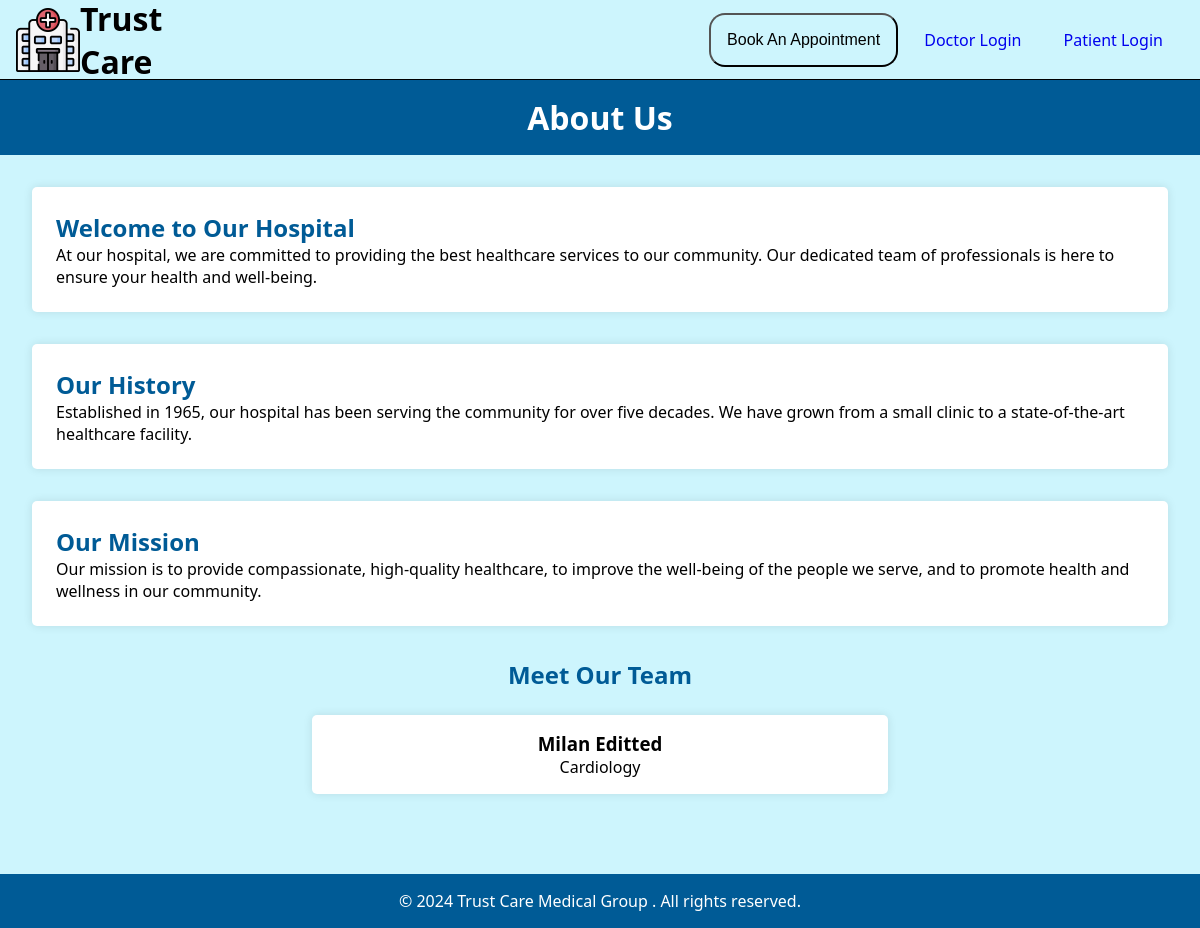
Screenshot of /AboutUs/ with the database file from the repository.
### TrustCareMedicalGroup/models.py (models this page shows, shortened)
class Doctor(models.Model):
    GENDER_CHOICES = [
        ('Male', 'Male'),
        ('Female', 'Female'),
        ('Other', 'Other'),
    ]
    first_name = models.CharField(max_length=50, null=True)
    last_name = models.CharField(max_length=50, null=True)
    gender = models.CharField(max_length=10, choices=GENDER_CHOICES, default='Not defined')
    date_of_birth = models.CharField(max_length=50, null=True)
    specialization = models.CharField(max_length=50, null=True)
    phone = models.CharField(max_length=50, null=True)
    email = models.CharField(max_length=50, null=True)
    password = models.CharField(max_length=50, null=True)
    status = models.CharField(max_length=50, default='false')

### TrustCareMedicalGroup/views.py (the view)
# urls.py: path('AboutUs/',views.AboutUs,name="AboutUs"),
def AboutUs(request):
    cr=Doctor.objects.all()
    return render(request,'about.html',{'cm':cr})

### Template/about.html (shortened to what this page needs)
{% load static %}
<!DOCTYPE html>
<html lang="en">
<head>
    <link href="{% static 'css/style.css' %}" rel="stylesheet" />
</head>
<body>
    <div class="main">
        <nav class="nav-bar">
            <a class="nav-brand" href="{% url 'home' %}">
                <img src="{% static 'assets/hospital.png' %}" alt="" class="img-brand">
                <p class="brand-txt">Trust Care</p>
            </a>
            <ul class="nav-links about">
                <li class="nav-item">
                    <button class="btn-book nav-link" href="#">Book An Appointment</button>
                </li>
                <li class="nav-item">
                    <a class="nav-link" href="/Doctorlogin/">Doctor Login</a>
                </li>
                <li class="nav-item">
                    <a class="nav-link" href="/Patientlogin/">Patient Login</a>
                </li>
            </ul>
        </nav>
        <header>
            <h1>About Us</h1>
        </header>
        <main>
            <section class="welcome">
                <h2>Welcome to Our Hospital</h2>
                <p>At our hospital, we are committed to providing the best healthcare services to our community. Our
                    dedicated team of professionals is here to ensure your health and well-being.</p>
            </section>
            <section class="history">
                <h2>Our History</h2>
                <p>Established in 1965, our hospital has been serving the community for over five decades. We have grown
                    from a small clinic to a state-of-the-art healthcare facility.</p>
            </section>
            <section class="mission">
                <h2>Our Mission</h2>
                <p>Our mission is to provide compassionate, high-quality healthcare, to improve the well-being of the
                    people we serve, and to promote health and wellness in our community.</p>
            </section>
            <section class="team">
                <h2>Meet Our Team</h2>
                {%for i in cm%}
                <div class="team-member">
                    <h3>{{i.first_name}} {{i.last_name}}</h3>
                    <p>{{i.specialization}}</p>
                </div>
                {%endfor%}
            </section>
        </main>
    </div>
    <footer>
        <p>&copy; 2024 Trust Care Medical Group . All rights reserved.</p>
    </footer>
</body>
</html>

### static/css/style.css (style rules this page uses)
* { margin: 0; padding: 0; }
@media only screen and (min-width: 1025px) { html { font-size: 100%; } }
body { background-color: #CDF5FD !important; font-family: system-ui, -apple-system, BlinkMacSystemFont, 'Segoe UI', Roboto, Oxygen, Ubuntu, Cantarell, 'Open Sans', 'Helvetica Neue', sans-serif; }
a { text-decoration: none; }
.main { width: 100%; }
.nav-bar { width: 100%; height: 5rem; display: flex; box-sizing: border-box; padding: 1rem; flex-direction: row; justify-content: space-between; border-bottom: 1px solid #000; }
.nav-brand { width: 14rem; display: flex; flex-direction: row; justify-content: space-between; align-items: center; }
.img-brand { width: 4rem; height: 4rem; }
.brand-txt { font-size: 2rem; font-weight: 700; color: #000; }
.nav-links { width: 45rem; list-style: none; display: flex; flex-direction: row; justify-content: space-around; align-items: center; }
.btn-book { font-size: 1rem; padding: 17px 26px; border-radius: 1rem; background-color: #CDF5FD; transition: font-size .3s ease; }
.nav-link { font-size: 1rem; padding: 1rem; }
footer { background-color: #005b96; color: #fff; text-align: center; padding: 1rem; margin-top: 1rem; }
.form-container-reg .signtxt, h1 { width: 100%; text-align: center; margin: 1rem 0; }

### Template/about.html (style rules this page uses)
.nav-links, .about { width: 30rem; }
header { background-color: #005b96; color: white; padding: 1em 0; text-align: center; }
h1 { margin: 0; }
main { padding: 2em; }
section { margin-bottom: 2em; }
h2 { color: #005b96; }
.team h2 { color: #005b96; width: calc(50% - 1.5em); text-align: center; }
.welcome, .history, .mission { background-color: white; padding: 1.5em; border-radius: 5px; box-shadow: 0 0 10px rgba(0, 0, 0, 0.1); }
.team { width: 100%; display: flex; flex-direction: column; align-items: center; flex-wrap: wrap; gap: 1.5em; }
.team-member { background-color: white; border-radius: 5px; box-shadow: 0 0 10px rgba(0, 0, 0, 0.1); padding: 1em; text-align: center; width: calc(50% - 1.5em); }

### rows the page displays
Doctor: first_name "Milan", last_name "Editted", specialization "Cardiology"
